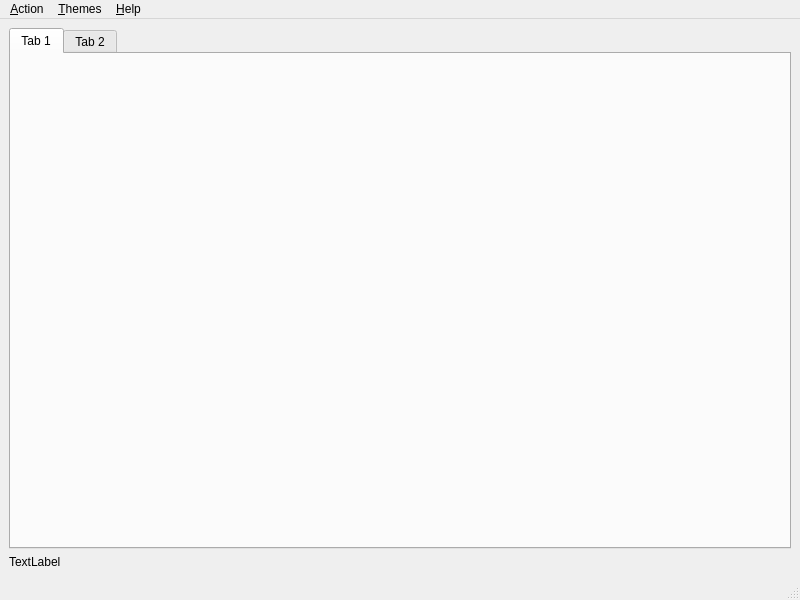
<?xml version="1.0" encoding="UTF-8"?>
<ui version="4.0">
 <class>MainWindow</class>
 <widget class="QMainWindow" name="MainWindow">
  <property name="geometry">
   <rect>
    <x>0</x>
    <y>0</y>
    <width>800</width>
    <height>600</height>
   </rect>
  </property>
  <property name="windowTitle">
   <string>MainWindow</string>
  </property>
  <widget class="QWidget" name="centralwidget">
   <layout class="QGridLayout" name="gridLayout">
    <item row="0" column="0">
     <widget class="QTabWidget" name="tabWidget">
      <property name="currentIndex">
       <number>0</number>
      </property>
      <widget class="QWidget" name="tab">
       <attribute name="title">
        <string>Tab 1</string>
       </attribute>
      </widget>
      <widget class="QWidget" name="tab_2">
       <attribute name="title">
        <string>Tab 2</string>
       </attribute>
      </widget>
     </widget>
    </item>
    <item row="1" column="0">
     <widget class="QLabel" name="labelX">
      <property name="text">
       <string>TextLabel</string>
      </property>
     </widget>
    </item>
   </layout>
  </widget>
  <widget class="QMenuBar" name="menubar">
   <property name="geometry">
    <rect>
     <x>0</x>
     <y>0</y>
     <width>800</width>
     <height>24</height>
    </rect>
   </property>
   <widget class="QMenu" name="menuAction">
    <property name="title">
     <string>&amp;Action</string>
    </property>
   </widget>
   <widget class="QMenu" name="menuThemes">
    <property name="title">
     <string>&amp;Themes</string>
    </property>
   </widget>
   <widget class="QMenu" name="menu_Help">
    <property name="title">
     <string>&amp;Help</string>
    </property>
    <addaction name="action_About_2"/>
   </widget>
   <addaction name="menuAction"/>
   <addaction name="menuThemes"/>
   <addaction name="menu_Help"/>
  </widget>
  <widget class="QStatusBar" name="statusbar"/>
  <action name="action_About">
   <property name="text">
    <string>&amp;About</string>
   </property>
  </action>
  <action name="action_About_2">
   <property name="text">
    <string>&amp;About</string>
   </property>
  </action>
 </widget>
 <resources/>
 <connections/>
</ui>
